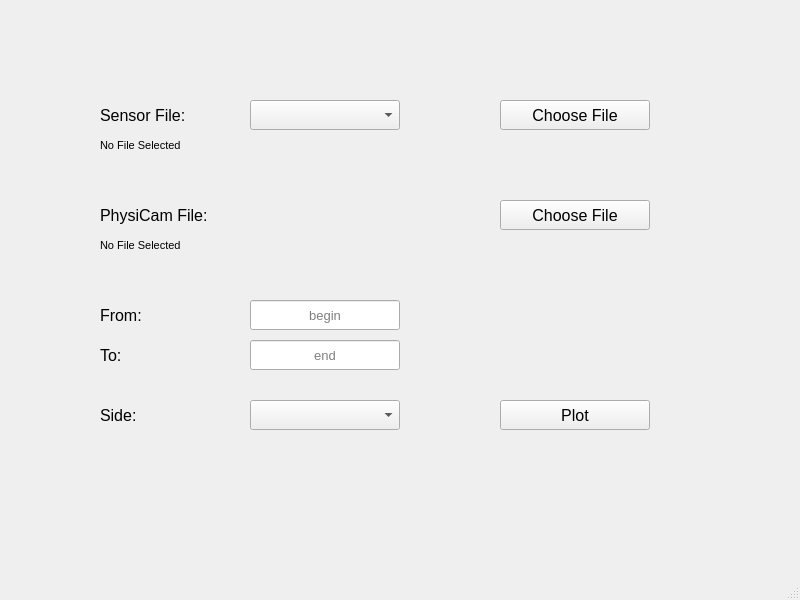
<?xml version="1.0" encoding="UTF-8"?>
<ui version="4.0">
 <class>MainWindow</class>
 <widget class="QMainWindow" name="MainWindow">
  <property name="geometry">
   <rect>
    <x>0</x>
    <y>0</y>
    <width>800</width>
    <height>600</height>
   </rect>
  </property>
  <property name="windowTitle">
   <string>MainWindow</string>
  </property>
  <widget class="QWidget" name="centralwidget">
   <widget class="QLabel" name="MotionSensorLabel">
    <property name="geometry">
     <rect>
      <x>100</x>
      <y>100</y>
      <width>150</width>
      <height>30</height>
     </rect>
    </property>
    <property name="font">
     <font>
      <pointsize>12</pointsize>
     </font>
    </property>
    <property name="text">
     <string>Sensor File:</string>
    </property>
   </widget>
   <widget class="QComboBox" name="MotionSensorComboBox">
    <property name="geometry">
     <rect>
      <x>250</x>
      <y>100</y>
      <width>150</width>
      <height>30</height>
     </rect>
    </property>
   </widget>
   <widget class="QPushButton" name="ChooseFilePushButton1">
    <property name="geometry">
     <rect>
      <x>500</x>
      <y>100</y>
      <width>150</width>
      <height>30</height>
     </rect>
    </property>
    <property name="font">
     <font>
      <pointsize>12</pointsize>
     </font>
    </property>
    <property name="text">
     <string>Choose File</string>
    </property>
   </widget>
   <widget class="QLabel" name="PhysiCamLabel">
    <property name="geometry">
     <rect>
      <x>100</x>
      <y>200</y>
      <width>150</width>
      <height>30</height>
     </rect>
    </property>
    <property name="font">
     <font>
      <pointsize>12</pointsize>
     </font>
    </property>
    <property name="text">
     <string>PhysiCam File:</string>
    </property>
   </widget>
   <widget class="QPushButton" name="ChooseFilePushButton2">
    <property name="geometry">
     <rect>
      <x>500</x>
      <y>200</y>
      <width>150</width>
      <height>30</height>
     </rect>
    </property>
    <property name="font">
     <font>
      <pointsize>12</pointsize>
     </font>
    </property>
    <property name="text">
     <string>Choose File</string>
    </property>
   </widget>
   <widget class="QLabel" name="FileLabel1">
    <property name="geometry">
     <rect>
      <x>100</x>
      <y>130</y>
      <width>700</width>
      <height>30</height>
     </rect>
    </property>
    <property name="font">
     <font>
      <pointsize>8</pointsize>
     </font>
    </property>
    <property name="text">
     <string>No File Selected</string>
    </property>
   </widget>
   <widget class="QLabel" name="FileLabel2">
    <property name="geometry">
     <rect>
      <x>100</x>
      <y>230</y>
      <width>700</width>
      <height>30</height>
     </rect>
    </property>
    <property name="font">
     <font>
      <pointsize>8</pointsize>
     </font>
    </property>
    <property name="text">
     <string>No File Selected</string>
    </property>
   </widget>
   <widget class="QPushButton" name="PlotPushButton">
    <property name="geometry">
     <rect>
      <x>500</x>
      <y>400</y>
      <width>150</width>
      <height>30</height>
     </rect>
    </property>
    <property name="font">
     <font>
      <pointsize>12</pointsize>
     </font>
    </property>
    <property name="text">
     <string>Plot</string>
    </property>
   </widget>
   <widget class="QLabel" name="SideLabel">
    <property name="geometry">
     <rect>
      <x>100</x>
      <y>400</y>
      <width>150</width>
      <height>30</height>
     </rect>
    </property>
    <property name="font">
     <font>
      <pointsize>12</pointsize>
     </font>
    </property>
    <property name="text">
     <string>Side:</string>
    </property>
   </widget>
   <widget class="QComboBox" name="SideComboBox">
    <property name="geometry">
     <rect>
      <x>250</x>
      <y>400</y>
      <width>150</width>
      <height>30</height>
     </rect>
    </property>
   </widget>
   <widget class="QLabel" name="FromLabel">
    <property name="geometry">
     <rect>
      <x>100</x>
      <y>300</y>
      <width>100</width>
      <height>30</height>
     </rect>
    </property>
    <property name="font">
     <font>
      <pointsize>12</pointsize>
     </font>
    </property>
    <property name="text">
     <string>From:</string>
    </property>
   </widget>
   <widget class="QLabel" name="ToLabel">
    <property name="geometry">
     <rect>
      <x>100</x>
      <y>340</y>
      <width>100</width>
      <height>30</height>
     </rect>
    </property>
    <property name="font">
     <font>
      <pointsize>12</pointsize>
     </font>
    </property>
    <property name="text">
     <string>To:</string>
    </property>
   </widget>
   <widget class="QLineEdit" name="FromLineEdit">
    <property name="geometry">
     <rect>
      <x>250</x>
      <y>300</y>
      <width>150</width>
      <height>30</height>
     </rect>
    </property>
    <property name="font">
     <font>
      <pointsize>10</pointsize>
     </font>
    </property>
    <property name="alignment">
     <set>Qt::AlignCenter</set>
    </property>
    <property name="placeholderText">
     <string>begin</string>
    </property>
   </widget>
   <widget class="QLineEdit" name="ToLineEdit">
    <property name="geometry">
     <rect>
      <x>250</x>
      <y>340</y>
      <width>150</width>
      <height>30</height>
     </rect>
    </property>
    <property name="font">
     <font>
      <pointsize>10</pointsize>
     </font>
    </property>
    <property name="alignment">
     <set>Qt::AlignCenter</set>
    </property>
    <property name="placeholderText">
     <string>end</string>
    </property>
   </widget>
  </widget>
  <widget class="QMenuBar" name="menubar">
   <property name="geometry">
    <rect>
     <x>0</x>
     <y>0</y>
     <width>800</width>
     <height>18</height>
    </rect>
   </property>
  </widget>
  <widget class="QStatusBar" name="statusbar"/>
 </widget>
 <resources/>
 <connections/>
</ui>
